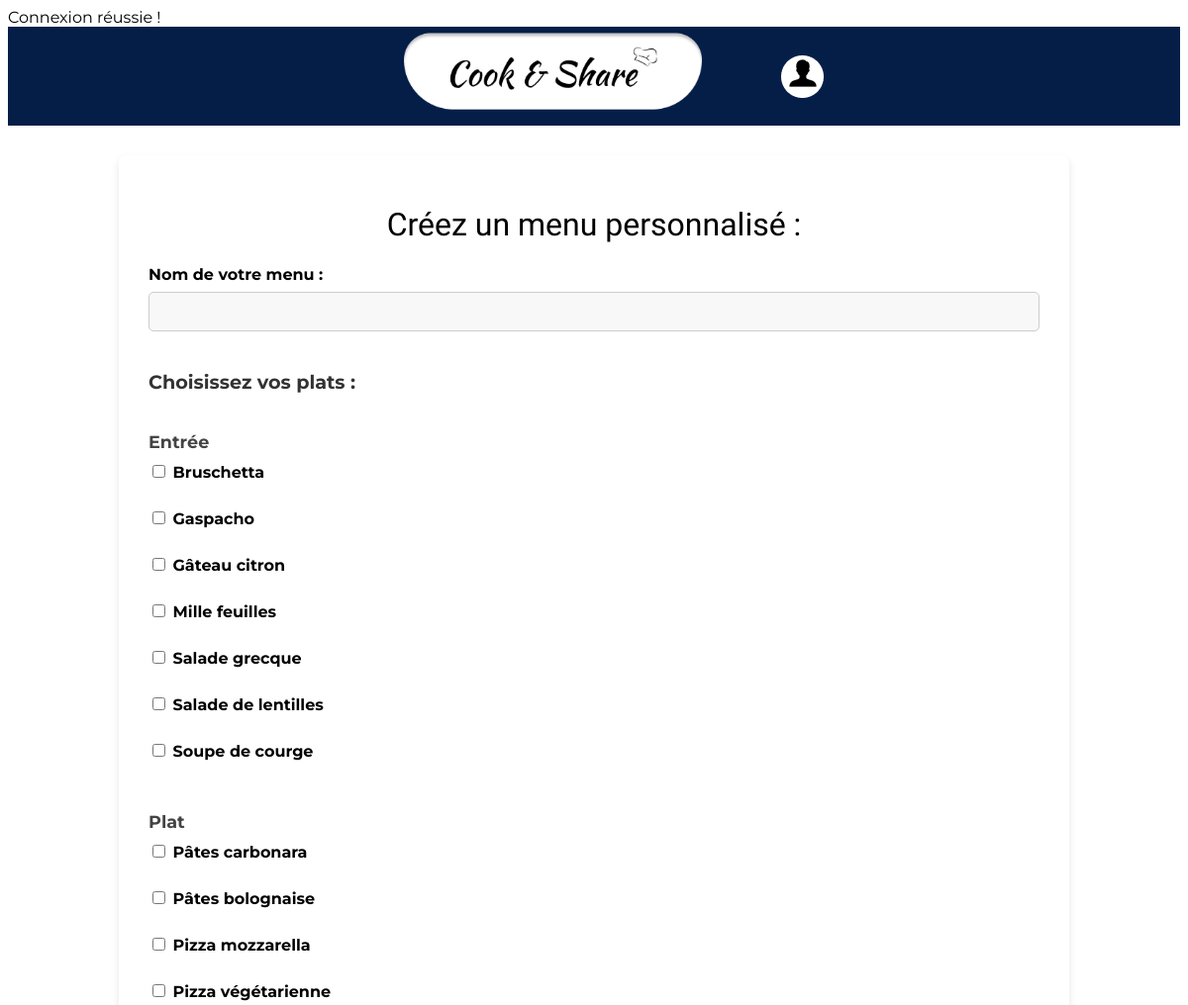
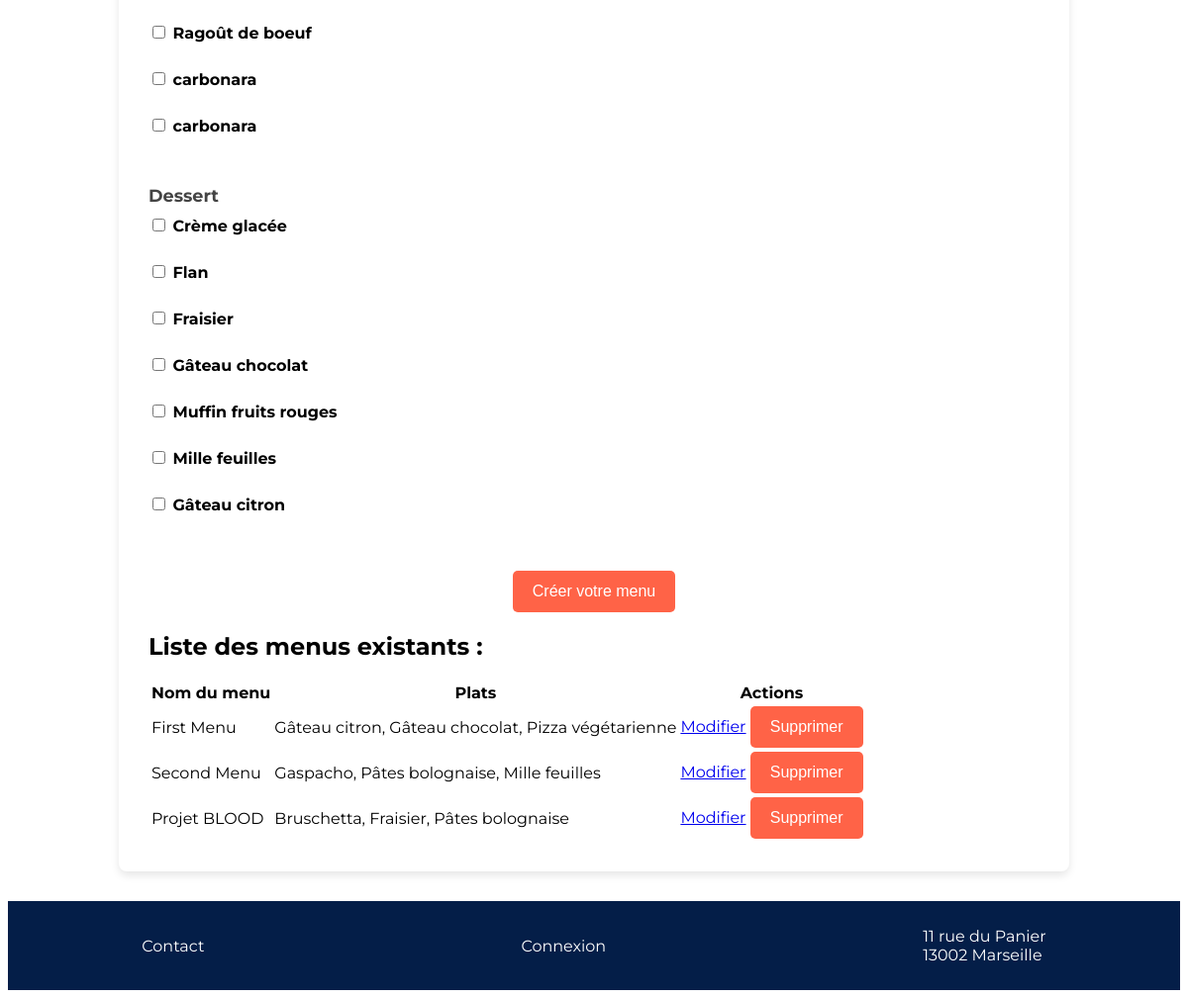
The page /creation_menu.php on the database its author committed (2 pictures, top to bottom).
### tables this page shows
CREATE TABLE IF NOT EXISTS `categories` (
  `id` int NOT NULL AUTO_INCREMENT,
  `Nom` varchar(255) NOT NULL,
  PRIMARY KEY (`id`)
);

CREATE TABLE IF NOT EXISTS `plats` (
  `id` int NOT NULL AUTO_INCREMENT,
  `titre` varchar(100) NOT NULL,
  `description` varchar(255) NOT NULL,
  `prix` decimal(10,0) NOT NULL,
  `id_categorie` int NOT NULL,
  PRIMARY KEY (`id`),
  KEY `id_categorie` (`id_categorie`)
);

CREATE TABLE IF NOT EXISTS `menus` (
  `id` int NOT NULL AUTO_INCREMENT,
  `nom_menu` varchar(255) NOT NULL,
  `id_user` int NOT NULL,
  `date_creation` timestamp NULL DEFAULT CURRENT_TIMESTAMP,
  PRIMARY KEY (`id`),
  KEY `id_user` (`id_user`)
);

### creation_menu.php (the view, shortened to what this page needs)
<?php
include 'includes/db_connection.php';
$stmt = $pdo->query("SELECT id, titre, id_categorie FROM plats");
$plats = $stmt->fetchAll();
$categories_stmt = $pdo->query("SELECT id, nom FROM categories");
$categories = $categories_stmt->fetchAll();
?>
<!DOCTYPE html>
<html lang="fr">
<head>
    <link rel="stylesheet" href="./styles/global.css">
    <link rel="stylesheet" href="./styles/creation_menu.css">
</head>
<body>
    <header>
        <nav>
            <nav>
                <ul class="navbar">
                    <li>
                        <div class="logo_acceuil">
                            <a href="index.php"><img src="./assets/img/logo_cook_&_share.png" alt="logo_cook&share" height="100px"></a>
                        </div>
                    </li>
                    <li>
                        <div class="logo_navbar">
                            <a href="profile.php"><img src="assets/img/logo_profile.png" alt="logo_profile"></a>
                        </div>
                    </li>
                </ul>
            </nav>
        </nav>
    </header>
    <main>
        <h1>Créez un menu personnalisé :</h1>
        <form method="POST" action="<?php echo $_SERVER['PHP_SELF']; ?>">
            <label for="nom_menu">Nom de votre menu :</label>
            <input type="text" name="nom_menu" id="nom_menu" required>
            <h3>Choisissez vos plats :</h3>
            <div class="categories">
                <?php
                foreach ($categories as $categorie) {
                    echo "<h4>" . htmlspecialchars($categorie['nom']) . "</h4>";
                    foreach ($plats as $plat) {
                        if ($plat['id_categorie'] == $categorie['id']) {
                            echo "<label><input type='checkbox' name='plats[]' value='" . $plat['id'] . "'> " . htmlspecialchars($plat['titre']) . "</label><br>";
                        }
                    }
                }
                ?>
            </div>
            <button type="submit" name="menu">Créer votre menu</button>
        </form>
        <h2>Liste des menus existants :</h2>
        <table>
            <thead>
                <tr>
                    <th>Nom du menu</th>
                    <th>Plats</th>
                    <th>Actions</th>
                </tr>
            </thead>
            <tbody>
                <?php
                $menus_stmt = $pdo->query("
            SELECT menus.id AS menu_id, menus.nom_menu, GROUP_CONCAT(plats.titre SEPARATOR ', ') AS plats
            FROM menus
            LEFT JOIN menu_plats ON menus.id = menu_plats.menu_id
            LEFT JOIN plats ON menu_plats.plat_id = plats.id
            GROUP BY menus.id
        ");
                $menus = $menus_stmt->fetchAll();
                foreach ($menus as $menu) {
                    echo "<tr>";
                    echo "<td>" . htmlspecialchars($menu['nom_menu']) . "</td>";
                    echo "<td>" . htmlspecialchars($menu['plats']) . "</td>";
                    echo "<td>
                <a href='modifier_menu.php?menu_id=" . $menu['menu_id'] . "'>Modifier</a>
                <form action='" . htmlspecialchars($_SERVER['PHP_SELF']) . "' method='post' style='display:inline;'>
                    <input type='hidden' name='action' value='delete'>
                    <input type='hidden' name='menu_id' value='" . $menu['menu_id'] . "'>
                    <button type='submit' onclick=\"return confirm('Êtes-vous sûr de vouloir supprimer ce menu ?');\">Supprimer</button>
                </form>
            </td>";
                    echo "</tr>";
                }
                ?>
            </tbody>
        </table>
    </main>
    <footer>
        <section class="footer">
            <div>
                <p>
                    Contact
                </p>
            </div>
            <div>
                Connexion
            </div>
            <div>
                11 rue du Panier <br>
                13002 Marseille
            </div>
        </section>
    </footer>
</body>
</html>

### styles/global.css (style rules this page uses)
body { font-family: "Montserrat", serif; font-optical-sizing: auto; font-weight: 50px; font-style: normal; }
body h1 { text-align: center; font-family: "Kaushan Script", serif; font-weight: 400; font-style: normal; }
.navbar { list-style-type: none; display: flex; justify-content:center; gap: 5em; align-items:center ; background-color: #041E48; background-size: contain; margin: 0%; height: 100px; }
.footer { width: 100%; height: 90px; background-color: #041E48; display: flex; justify-content: center; align-items: center; gap: 20em; color: white; }
footer { width: 100%; position: relative; bottom: 0%; }

### styles/creation_menu.css (style rules this page uses)
main { max-width: 900px; margin: 30px auto; background-color: #fff; padding: 30px; border-radius: 8px; box-shadow: 0 4px 8px rgba(0, 0, 0, 0.1); }
form { display: flex; flex-direction: column; }
label { font-size: 1rem; margin-bottom: 8px; font-weight: bold; }
input[type="text"] { padding: 10px; font-size: 1rem; margin-bottom: 20px; border-radius: 5px; border: 1px solid #ccc; background-color: #f8f8f8; transition: border-color 0.3s; }
h3 { font-size: 1.2rem; margin-bottom: 15px; color: #333; }
.categories { margin-bottom: 30px; }
.categories h4 { font-size: 1.1rem; margin-bottom: 10px; color: #444; }
.categories label { font-size: 1rem; margin-bottom: 8px; display: block; }
button { background-color: #ff6347; color: white; padding: 12px 20px; border: none; border-radius: 5px; cursor: pointer; font-size: 1rem; transition: background-color 0.3s ease; align-self: center; }

### rows shown on the page
categories: Nom "Entrée"
plats: titre "Bruschetta"
plats: titre "Gaspacho"
plats: titre "Gâteau citron"
plats: titre "Mille feuilles"
plats: titre "Salade grecque"
plats: titre "Salade de lentilles"
plats: titre "Soupe de courge"
categories: Nom "Plat"
plats: titre "Pâtes carbonara"
plats: titre "Pâtes bolognaise"
plats: titre "Pizza mozzarella"
plats: titre "Pizza végétarienne"
plats: titre "Ragoût de boeuf"
plats: titre "carbonara"
plats: titre "carbonara"
categories: Nom "Dessert"
plats: titre "Crème glacée"
plats: titre "Flan"
plats: titre "Fraisier"
plats: titre "Gâteau chocolat"
plats: titre "Muffin fruits rouges"
plats: titre "Mille feuilles"
plats: titre "Gâteau citron"
menus: nom_menu "First Menu", plats "Gâteau citron, Gâteau chocolat, Pizza végétarienne"
menus: nom_menu "Second Menu", plats "Gaspacho, Pâtes bolognaise, Mille feuilles"
menus: nom_menu "Projet BLOOD", plats "Bruschetta, Fraisier, Pâtes bolognaise"
